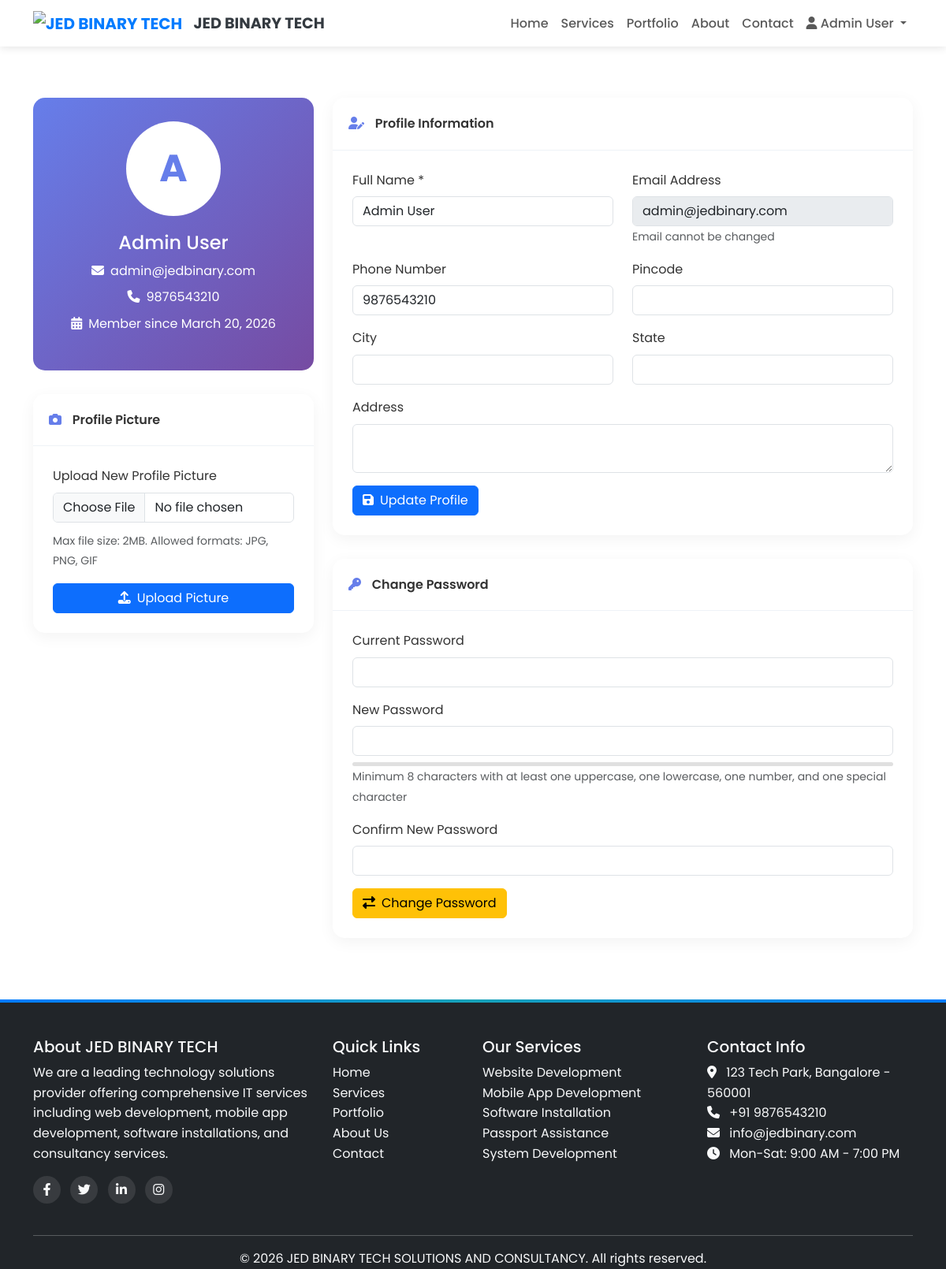
The app's page /profile.php (signed in) with its own data.
### tables this page shows
CREATE TABLE users (
    user_id INT PRIMARY KEY AUTO_INCREMENT,
    full_name VARCHAR(100) NOT NULL,
    email VARCHAR(100) UNIQUE NOT NULL,
    password_hash VARCHAR(255) NOT NULL,
    phone VARCHAR(20),
    address TEXT,
    city VARCHAR(50),
    state VARCHAR(50),
    pincode VARCHAR(10),
    user_type ENUM('client', 'admin') DEFAULT 'client',
    profile_image VARCHAR(255),
    registration_date TIMESTAMP DEFAULT CURRENT_TIMESTAMP,
    last_login TIMESTAMP NULL,
    is_active BOOLEAN DEFAULT TRUE
);

### profile.php (the view, shortened to what this page needs)
<?php
require_once 'includes/config.php';
$user_id = $_SESSION['user_id'];
$sql = "SELECT * FROM users WHERE user_id = $user_id";
$result = mysqli_query($conn, $sql);
$user = mysqli_fetch_assoc($result);
include 'includes/header.php';
?>
<div class="container py-5">
    <div class="row">
        <div class="col-lg-4">
            <div class="profile-header text-center">
                <div class="profile-avatar">
                    <?php if (!empty($user['profile_image']) && file_exists('uploads/profile_images/' . $user['profile_image'])): ?>
                        <img src="uploads/profile_images/<?php echo $user['profile_image']; ?>" alt="Profile">
                    <?php else: ?>
                        <div class="avatar-text">
                            <?php echo strtoupper(substr($user['full_name'], 0, 1)); ?>
                        </div>
                    <?php endif; ?>
                </div>
                <h4><?php echo htmlspecialchars($user['full_name']); ?></h4>
                <p class="mb-2"><i class="fas fa-envelope me-2"></i><?php echo htmlspecialchars($user['email']); ?></p>
                <?php if ($user['phone']): ?>
                    <p class="mb-2"><i class="fas fa-phone me-2"></i><?php echo htmlspecialchars($user['phone']); ?></p>
                <?php endif; ?>
                <p><i class="fas fa-calendar-alt me-2"></i>Member since <?php echo date('F d, Y', strtotime($user['registration_date'])); ?></p>
            </div>
            <div class="settings-card">
                <div class="card-header">
                    <i class="fas fa-camera"></i> Profile Picture
                </div>
                <div class="card-body">
                    <form method="POST" action="" enctype="multipart/form-data">
                        <div class="mb-3">
                            <label class="form-label">Upload New Profile Picture</label>
                            <input type="file" name="profile_image" class="form-control" accept="image/*" onchange="previewImage(this)">
                            <small class="text-muted">Max file size: 2MB. Allowed formats: JPG, PNG, GIF</small>
                        </div>
                        <button type="submit" name="upload_image" class="btn btn-primary w-100">
                            <i class="fas fa-upload me-2"></i>Upload Picture
                        </button>
                    </form>
                </div>
            </div>
        </div>
        <div class="col-lg-8">
            <div class="settings-card">
                <div class="card-header">
                    <i class="fas fa-user-edit"></i> Profile Information
                </div>
                <div class="card-body">
                    <form method="POST" action="">
                        <div class="row">
                            <div class="col-md-6 mb-3">
                                <label class="form-label">Full Name *</label>
                                <input type="text" name="full_name" class="form-control"
                                       value="<?php echo htmlspecialchars($user['full_name']); ?>" required>
                            </div>
                            <div class="col-md-6 mb-3">
                                <label class="form-label">Email Address</label>
                                <input type="email" class="form-control" value="<?php echo htmlspecialchars($user['email']); ?>" disabled>
                                <small class="text-muted">Email cannot be changed</small>
                            </div>
                            <div class="col-md-6 mb-3">
                                <label class="form-label">Phone Number</label>
                                <input type="tel" name="phone" class="form-control"
                                       value="<?php echo htmlspecialchars($user['phone']); ?>"
                                       pattern="[0-9]{10}" maxlength="10">
                            </div>
                            <div class="col-md-6 mb-3">
                                <label class="form-label">Pincode</label>
                                <input type="text" name="pincode" class="form-control"
                                       value="<?php echo htmlspecialchars($user['pincode']); ?>"
                                       pattern="[0-9]{6}" maxlength="6">
                            </div>
                            <div class="col-md-6 mb-3">
                                <label class="form-label">City</label>
                                <input type="text" name="city" class="form-control"
                                       value="<?php echo htmlspecialchars($user['city']); ?>">
                            </div>
                            <div class="col-md-6 mb-3">
                                <label class="form-label">State</label>
                                <input type="text" name="state" class="form-control"
                                       value="<?php echo htmlspecialchars($user['state']); ?>">
                            </div>
                            <div class="col-12 mb-3">
                                <label class="form-label">Address</label>
                                <textarea name="address" class="form-control" rows="2"><?php echo htmlspecialchars($user['address']); ?></textarea>
                            </div>
                        </div>
                        <button type="submit" name="update_profile" class="btn btn-primary">
                            <i class="fas fa-save me-2"></i>Update Profile
                        </button>
                    </form>
                </div>
            </div>
            <div class="settings-card">
                <div class="card-header">
                    <i class="fas fa-key"></i> Change Password
                </div>
                <div class="card-body">
                    <form method="POST" action="" id="passwordForm">
                        <div class="mb-3">
                            <label class="form-label">Current Password</label>
                            <input type="password" name="current_password" class="form-control" required>
                        </div>
                        <div class="mb-3">
                            <label class="form-label">New Password</label>
                            <input type="password" name="new_password" class="form-control" id="newPassword" required>
                            <div class="password-strength mt-2">
                            </div>
                            <small class="text-muted">Minimum 8 characters with at least one uppercase, one lowercase, one number, and one special character</small>
                        </div>
                        <div class="mb-3">
                            <label class="form-label">Confirm New Password</label>
                            <input type="password" name="confirm_password" class="form-control" required>
                        </div>
                        <button type="submit" name="change_password" class="btn btn-warning">
                            <i class="fas fa-exchange-alt me-2"></i>Change Password
                        </button>
                    </form>
                </div>
            </div>
        </div>
    </div>
</div>
<?php include 'includes/footer.php'; ?>

### assets/css/style.css (style rules this page uses)
:root { --primary-color: #007bff; --secondary-color: #6c757d; --success-color: #28a745; --danger-color: #dc3545; --warning-color: #ffc107; --info-color: #17a2b8; --dark-color: #343a40; --light-color: #f8f9fa; }
* { margin: 0; padding: 0; box-sizing: border-box; }
body { font-family: 'Poppins', sans-serif; line-height: 1.6; color: #333; padding-top: 76px; }

### profile.php (style rules this page uses)
.profile-header { background: linear-gradient(135deg, #667eea 0%, #764ba2 100%); border-radius: 15px; padding: 30px; margin-bottom: 30px; color: white; }
.profile-avatar { width: 120px; height: 120px; border-radius: 50%; background: white; display: flex; align-items: center; justify-content: center; margin: 0 auto 20px; overflow: hidden; border: 4px solid rgba(255,255,255,0.3); }
.profile-avatar .avatar-text { font-size: 48px; font-weight: bold; color: #667eea; }
.settings-card { border: none; border-radius: 15px; box-shadow: 0 5px 20px rgba(0,0,0,0.05); margin-bottom: 30px; overflow: hidden; }
.settings-card .card-header { background: white; border-bottom: 1px solid #eef2f7; padding: 20px; font-weight: 600; }
.settings-card .card-header i { margin-right: 10px; color: #667eea; }
.settings-card .card-body { padding: 25px; }
.password-strength { height: 5px; margin-top: 5px; border-radius: 3px; background: #e0e0e0; }

### records on screen
users: full_name "A", full_name "Admin User", email "admin@jedbinary.com", phone "9876543210", registration_date "March 20, 2026"

### other values on screen
$_SESSION['user_name'] "Admin User"
